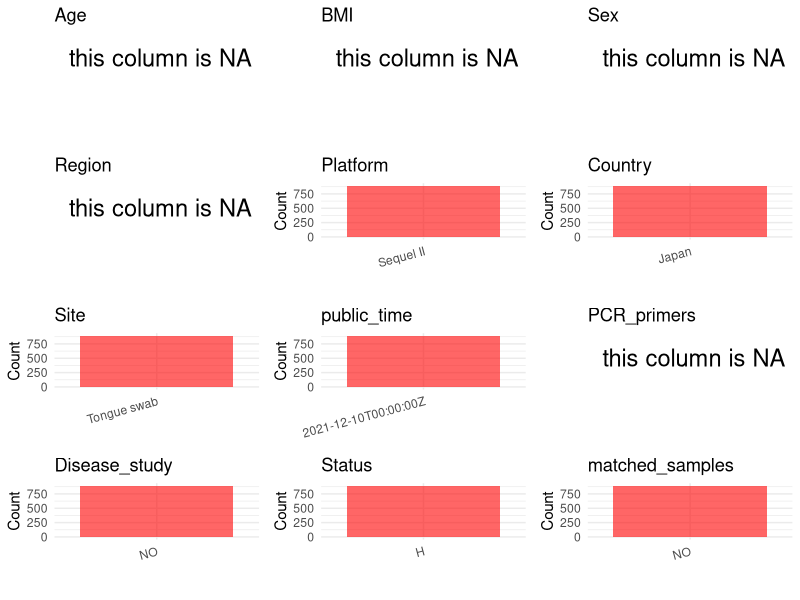

The R script that drew this image: (Note: this script raises an error after producing the figure.)
## ---- chunk 1
# Load necessary libraries
library(dplyr)
library(ggplot2)
library(cowplot)
library(stringr)

# Set working directory (update this path to your local directory)
setwd("/home/hby/oral_project/PRJDB12588")

# Read the initial metadata files
initial_meta <- read.csv("SraRunTable.csv", header = T)

# Combine the two metadata files
# meta <- rbind(initial_meta, initial_meta1)

# Remove entries non-oral samples
# initial_meta <- subset(initial_meta,isolate %in% c("saliva","tongue coat"))

# Check the number of samples containing "HT" in Sample.Name (e.g., healthy controls)
# nrow(subset(meta, grepl("HT", Sample.Name)))

# Display the first few rows of the metadata
head(initial_meta)
## ---- chunk 2
# Create a uniform metadata dataframe
metadata <- data.frame(
  BioProject = initial_meta$BioProject,
  Run = initial_meta$Run,
  sample_name = initial_meta$Sample_name,
  Platform = initial_meta$Instrument,
  Country = initial_meta$geo_loc_name_country,
  public_time = initial_meta$ReleaseDate,
  Site = initial_meta$env_medium,
  Sex = NA,
  Age = NA,
  BMI = NA,
  Region = NA,
  PCR_primers = NA,
  stringsAsFactors = FALSE
)
## ---- chunk 3
# Add information obtained from the publication
metadata$Status <- "H"
metadata$title <- "Oral Microbiome Transmission and Infant Feeding Habits"
metadata$Disease_study <- "NO"
metadata$matched_samples <- "NO"
## ---- chunk 4
# Check the number of unique runs and sample names
print(paste("Number of unique runs:", length(unique(metadata$Run))))
print(paste("Number of unique sample names:", length(unique(metadata$sample_name))))
## ---- chunk 5
# Select columns for visualization
plot_data <- metadata %>%
  select(-BioProject, -Run, -sample_name, -title)

# Function to create simple plots for each column
create_simple_plots <- function(data) {
  plots <- list()

  for (col in colnames(data)) {
    # Check if the column is all NA
    if (all(is.na(data[[col]]))) {
      # Create an empty plot with text indicating all NA
      p <- ggplot() +
        annotate("text", x = 0.5, y = 0.5, label = "this column is NA", size = 6) +
        labs(title = col) +
        theme_void()
    } else if (is.numeric(data[[col]])) {
      # Numeric variable: histogram
      p <- ggplot(data, aes(x = .data[[col]])) +
        geom_histogram(fill = "blue", alpha = 0.6, bins = 20, na.rm = TRUE) +
        labs(title = col) +
        theme_minimal()
    } else {
      # Categorical variable: bar plot (remove NA values)
      count_data <- as.data.frame(table(data[[col]], useNA = "ifany"))
      p <- ggplot(count_data, aes(x = reorder(Var1, -Freq), y = Freq)) +
        geom_col(fill = "red", alpha = 0.6) +
        labs(title = col, x = NULL, y = "Count") +
        theme_minimal() +
        theme(axis.text.x = element_text(angle = 15, hjust = 1))
    }
    plots[[col]] <- p
  }

  return(plots)
}

# Generate and arrange plots
plots <- create_simple_plots(plot_data)
p <- plot_grid(plots$Age,
  plots$BMI,
  plots$Sex,
  plots$Region,
  plots$Platform,
  plots$Country,
  plots$Site,
  plots$public_time,
  plots$PCR_primers,
  plots$Disease_study,
  plots$Status,
  plots$matched_samples, # add
  ncol = 3, align = "hv", axis = "lb"
)
ggsave("Metadata_Summary.png", plot = p, width = 8, height = 6, dpi = 150)
## ---- chunk 6
knitr::include_graphics("Metadata_Summary.png")
## ---- chunk 7
# Reorder columns to match the desired format
metadata <- metadata[, c(
  "BioProject", "Run", "sample_name", "Age", "BMI", "Sex",
  "Region", "Platform", "Country", "Site", "public_time",
  "PCR_primers", "title", "Disease_study", "Status", "matched_samples"
)]

# Export the uniform metadata to a CSV file
write.csv(metadata, file = "metadata.csv", quote = FALSE)
head(metadata)
